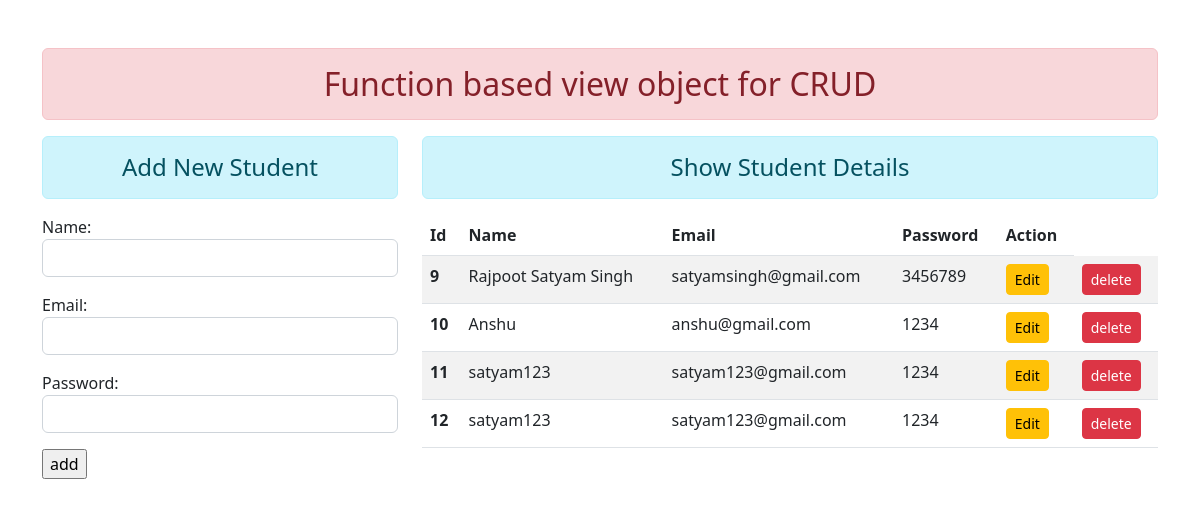
The page / on the database its author committed.
### enroll/models.py (models this page shows)
class User(models.Model):
    name = models.CharField(max_length=100)
    email = models.CharField(max_length=200)
    password = models.CharField(max_length=50)

### enroll/views.py (the view)
# urls.py: path('', views.add_show, name="addshow"),
def add_show(request):
    if request.method == 'POST':
        fm = StudentRegistraion(request.POST)
        if fm.is_valid():
            nm = fm.cleaned_data['name']
            em = fm.cleaned_data['email']
            pw = fm.cleaned_data['password']
            fm = User(name=nm, email=em, password=pw)
            fm.save()
            fm = StudentRegistraion()
    else:
        fm = StudentRegistraion()
    student = User.objects.all()
    return render(request, "enroll/addandshow.html", {"form": fm, 'student': student})

### enroll/forms.py
class StudentRegistraion(forms.ModelForm):
    class Meta:
        model = User
        fields = ['name', 'email', 'password']
        widgets = {
            'name': forms.TextInput(attrs={'class': 'form-control'}),
            'email': forms.EmailInput(attrs={'class': 'form-control'}),
            'password': forms.PasswordInput(render_value=True, attrs={'class': 'form-control'})
        }

### enroll/templates/enroll/addandshow.html (shortened to what this page needs)
{% extends "enroll/base.html" %}
{% block contant %}
  <div class="row">
    <div class="col-sm-4">
      <h4 class="text-center alert alert-info">Add New Student</h4>
      <form method="post">
        {{form.as_p}}
        <input type="submit",class="btn btn-success" value="add">
     </form>
    </div>
    <div class="col-sm-8">
      <h4 class="text-center alert alert-info">Show Student Details</h4>
      <table class="table table-striped">
        <thead>
          <tr>
            <th scope="col">Id</th>
            <th scope="col">Name</th>
            <th scope="col">Email</th>
            <th scope="col">Password</th>
            <th scope="col">Action</th>
          </tr>
        </thead>
        <tbody>
          {% if student %}
          {% for std in student %}
          <tr>
            <th scope="row">{{std.id}}</th>
            <td>{{std.name}}</td>
            <td>{{std.email}}</td>
            <td>{{std.password}}</td>
            <td><a href="{% url 'updatedata' std.id %}" class="btn btn-warning btn-sm">Edit</a></td>
            <td>
              <form action=" {% url 'deletedata' std.id %}" method="post" class="d-inline">
                <input type="submit" name="" id="" value="delete" class="btn btn-danger btn-sm">
              </form>
            </td>
          </tr>
          {% endfor %}
          {% else %}
           <h4>No Record Found</h4>
          {% endif %}
        </tbody>
      </table>
    </div>
  </div>
{% endblock contant %}

### enroll/templates/enroll/base.html (shortened to what this page needs)
<!DOCTYPE html>
{% load static %}
<html lang="en">
<head>
  <link rel="stylesheet" href="{% static 'enroll/css/bootstrap.css' %} ">
</head>
<body>
  <div class="container mt-5">
    <h2 class="text-center alert alert-danger">Function based view object for CRUD</h2>
    {% block contant %}
    {% endblock contant %}
  </div>
</body>
</html>

### rows shown on the page
User: id "9", name "Rajpoot Satyam Singh", email "satyamsingh@gmail.com", password "3456789"
User: id "10", name "Anshu", email "anshu@gmail.com", password "1234"
User: id "11", name "satyam123", email "satyam123@gmail.com", password "1234"
User: id "12", name "satyam123", email "satyam123@gmail.com", password "1234"
